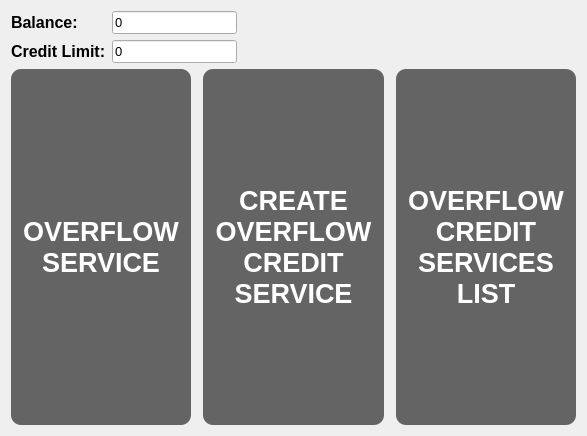
<?xml version="1.0" encoding="UTF-8"?>
<ui version="4.0">
 <class>Overflow</class>
 <widget class="QWidget" name="Overflow">
  <property name="geometry">
   <rect>
    <x>0</x>
    <y>0</y>
    <width>587</width>
    <height>436</height>
   </rect>
  </property>
  <property name="windowTitle">
   <string>Form</string>
  </property>
  <layout class="QVBoxLayout" name="verticalLayout">
   <item>
    <layout class="QHBoxLayout" name="horizontalLayout">
     <item>
      <layout class="QFormLayout" name="formLayout">
       <item row="0" column="0">
        <widget class="QLabel" name="balanceLabel">
         <property name="font">
          <font>
           <pointsize>12</pointsize>
           <bold>true</bold>
          </font>
         </property>
         <property name="text">
          <string>Balance:</string>
         </property>
         <property name="alignment">
          <set>Qt::AlignLeading|Qt::AlignLeft|Qt::AlignVCenter</set>
         </property>
        </widget>
       </item>
       <item row="0" column="1">
        <widget class="MoneyLineEdit" name="balanceLineEdit">
         <property name="sizePolicy">
          <sizepolicy hsizetype="Preferred" vsizetype="Fixed">
           <horstretch>0</horstretch>
           <verstretch>0</verstretch>
          </sizepolicy>
         </property>
         <property name="font">
          <font>
           <pointsize>10</pointsize>
           <kerning>true</kerning>
          </font>
         </property>
         <property name="text">
          <string>0</string>
         </property>
         <property name="readOnly">
          <bool>true</bool>
         </property>
        </widget>
       </item>
       <item row="1" column="0">
        <widget class="QLabel" name="creditLimitLabel">
         <property name="font">
          <font>
           <pointsize>12</pointsize>
           <bold>true</bold>
          </font>
         </property>
         <property name="text">
          <string>Credit Limit:</string>
         </property>
        </widget>
       </item>
       <item row="1" column="1">
        <widget class="MoneyLineEdit" name="creditLimitLineEdit">
         <property name="sizePolicy">
          <sizepolicy hsizetype="Preferred" vsizetype="Fixed">
           <horstretch>0</horstretch>
           <verstretch>0</verstretch>
          </sizepolicy>
         </property>
         <property name="font">
          <font>
           <pointsize>10</pointsize>
          </font>
         </property>
         <property name="text">
          <string>0</string>
         </property>
         <property name="maxLength">
          <number>32765</number>
         </property>
         <property name="readOnly">
          <bool>true</bool>
         </property>
        </widget>
       </item>
      </layout>
     </item>
     <item>
      <spacer name="horizontalSpacer">
       <property name="orientation">
        <enum>Qt::Horizontal</enum>
       </property>
       <property name="sizeHint" stdset="0">
        <size>
         <width>40</width>
         <height>20</height>
        </size>
       </property>
      </spacer>
     </item>
     <item alignment="Qt::AlignTop">
      <widget class="ClickableLabel" name="closeButton">
       <property name="maximumSize">
        <size>
         <width>32</width>
         <height>32</height>
        </size>
       </property>
       <property name="baseSize">
        <size>
         <width>32</width>
         <height>32</height>
        </size>
       </property>
       <property name="styleSheet">
        <string notr="true"/>
       </property>
       <property name="text">
        <string/>
       </property>
       <property name="pixmap">
        <pixmap>assets/images/close-button.png</pixmap>
       </property>
       <property name="scaledContents">
        <bool>true</bool>
       </property>
      </widget>
     </item>
    </layout>
   </item>
   <item>
    <layout class="QHBoxLayout" name="horizontalLayout_2">
     <property name="spacing">
      <number>12</number>
     </property>
     <item>
      <widget class="QPushButton" name="overflowServiceButton">
       <property name="sizePolicy">
        <sizepolicy hsizetype="Expanding" vsizetype="Expanding">
         <horstretch>0</horstretch>
         <verstretch>0</verstretch>
        </sizepolicy>
       </property>
       <property name="minimumSize">
        <size>
         <width>120</width>
         <height>60</height>
        </size>
       </property>
       <property name="font">
        <font>
         <pointsize>20</pointsize>
         <bold>true</bold>
        </font>
       </property>
       <property name="styleSheet">
        <string notr="true">QPushButton {
	color: white;
	background-color: rgb(100, 100, 100);
	border-radius: 10px;
}

QPushButton:hover {
	background-color: rgb(50, 50, 50);
}</string>
       </property>
       <property name="text">
        <string>OVERFLOW
SERVICE</string>
       </property>
      </widget>
     </item>
     <item>
      <widget class="QPushButton" name="createOverflowCreditServiceButton">
       <property name="sizePolicy">
        <sizepolicy hsizetype="Expanding" vsizetype="Expanding">
         <horstretch>0</horstretch>
         <verstretch>0</verstretch>
        </sizepolicy>
       </property>
       <property name="minimumSize">
        <size>
         <width>120</width>
         <height>60</height>
        </size>
       </property>
       <property name="font">
        <font>
         <pointsize>20</pointsize>
         <bold>true</bold>
        </font>
       </property>
       <property name="styleSheet">
        <string notr="true">QPushButton {
	color: white;
	background-color: rgb(100, 100, 100);
	border-radius: 10px;
}

QPushButton:hover {
	background-color: rgb(50, 50, 50);
}</string>
       </property>
       <property name="text">
        <string>CREATE
OVERFLOW
CREDIT
SERVICE</string>
       </property>
      </widget>
     </item>
     <item>
      <widget class="QPushButton" name="overflowCreditServicesListButton">
       <property name="sizePolicy">
        <sizepolicy hsizetype="Expanding" vsizetype="Expanding">
         <horstretch>0</horstretch>
         <verstretch>0</verstretch>
        </sizepolicy>
       </property>
       <property name="minimumSize">
        <size>
         <width>120</width>
         <height>60</height>
        </size>
       </property>
       <property name="font">
        <font>
         <pointsize>20</pointsize>
         <bold>true</bold>
        </font>
       </property>
       <property name="styleSheet">
        <string notr="true">QPushButton {
	color: white;
	background-color: rgb(100, 100, 100);
	border-radius: 10px;
}

QPushButton:hover {
	background-color: rgb(50, 50, 50);
}</string>
       </property>
       <property name="text">
        <string>OVERFLOW
CREDIT
SERVICES
LIST</string>
       </property>
      </widget>
     </item>
    </layout>
   </item>
  </layout>
 </widget>
 <customwidgets>
  <customwidget>
   <class>ClickableLabel</class>
   <extends>QLabel</extends>
   <header>ClickableLabel.h</header>
  </customwidget>
  <customwidget>
   <class>MoneyLineEdit</class>
   <extends>QLineEdit</extends>
   <header>MoneyLineEdit.h</header>
  </customwidget>
 </customwidgets>
 <resources/>
 <connections/>
</ui>
